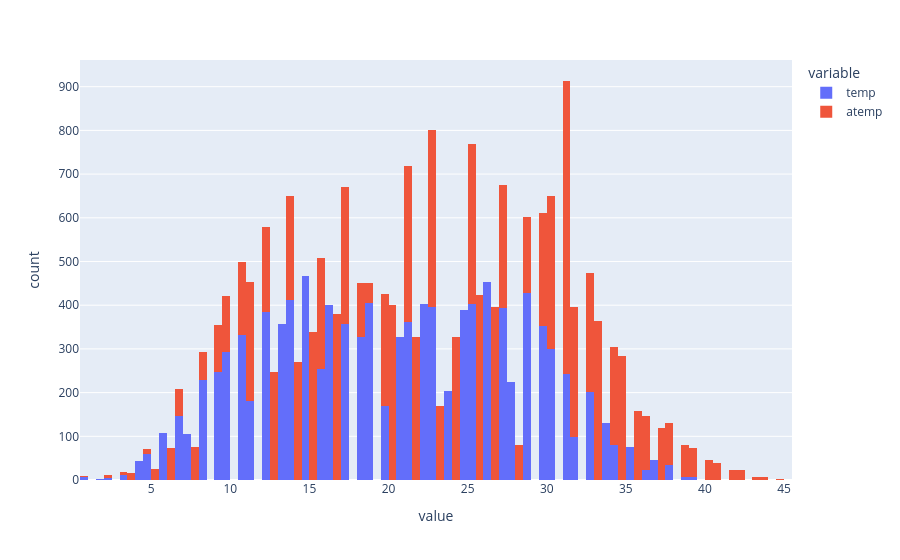

The cell this chart's notebook holds for it:
### Code cell
fig = px.histogram(df[["temp", "atemp"]])
fig.show()

### Figure 1 — Plotly figure (JSON) as saved in the notebook; plotly's stock layout.template omitted (floating-point values rounded to 4 significant figures; data arrays with more than 128 entries replaced by an {"elided": "..."} marker saying what was removed)
{"data": [{"bingroup": "x", "hovertemplate": "variable=temp<br>value=%{x}<br>count=%{y}<extra></extra>", "legendgroup": "temp", "marker": {"color": "#636efa", "pattern": {"shape": ""}}, "name": "temp", "orientation": "v", "showlegend": true, "type": "histogram", "x": {"elided": "10886 float values"}, "xaxis": "x", "yaxis": "y"}, {"bingroup": "x", "hovertemplate": "variable=atemp<br>value=%{x}<br>count=%{y}<extra></extra>", "legendgroup": "atemp", "marker": {"color": "#EF553B", "pattern": {"shape": ""}}, "name": "atemp", "orientation": "v", "showlegend": true, "type": "histogram", "x": {"elided": "10886 float values"}, "xaxis": "x", "yaxis": "y"}], "layout": {"barmode": "relative", "legend": {"title": {"text": "variable"}, "tracegroupgap": 0}, "margin": {"t": 60}, "xaxis": {"anchor": "y", "domain": [0, 1], "title": {"text": "value"}}, "yaxis": {"anchor": "x", "domain": [0, 1], "title": {"text": "count"}}}}
